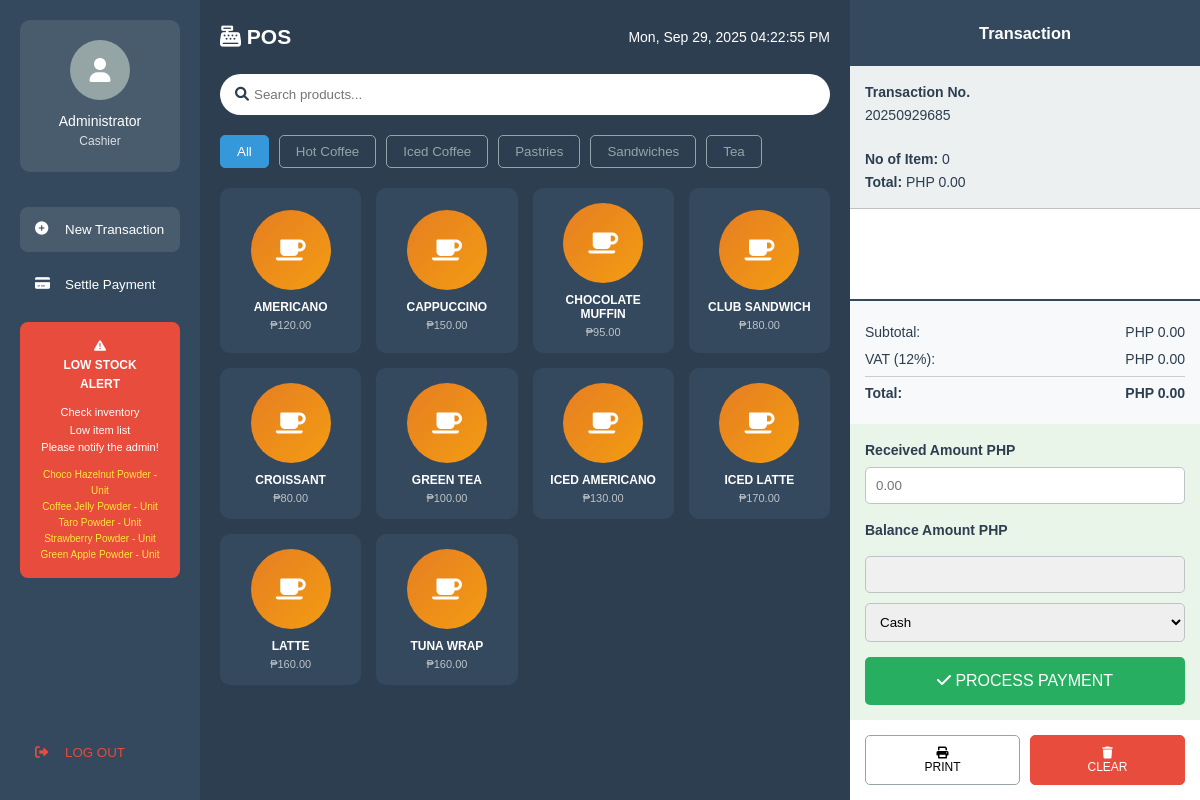
The app's page /staff/pages/pos.php (signed in) with its own data.
### tables this page shows
CREATE TABLE `categories` (
    `category_id` INT(11) NOT NULL AUTO_INCREMENT,
    `category_name` VARCHAR(100) NOT NULL,
    `description` TEXT,
    `status` ENUM('active', 'inactive') NOT NULL DEFAULT 'active',
    `created_at` TIMESTAMP DEFAULT CURRENT_TIMESTAMP,
    `updated_at` TIMESTAMP DEFAULT CURRENT_TIMESTAMP ON UPDATE CURRENT_TIMESTAMP,
    PRIMARY KEY (`category_id`),
    INDEX `idx_category_name` (`category_name`)
);

CREATE TABLE `products` (
    `product_id` INT(11) NOT NULL AUTO_INCREMENT,
    `product_name` VARCHAR(100) NOT NULL,
    `category_id` INT(11) NOT NULL,
    `description` TEXT,
    `price` DECIMAL(10,2) NOT NULL,
    `cost_price` DECIMAL(10,2) NOT NULL DEFAULT 0.00,
    `barcode` VARCHAR(50) UNIQUE,
    `image_path` VARCHAR(255),
    `status` ENUM('active', 'inactive') NOT NULL DEFAULT 'active',
    `created_at` TIMESTAMP DEFAULT CURRENT_TIMESTAMP,
    `updated_at` TIMESTAMP DEFAULT CURRENT_TIMESTAMP ON UPDATE CURRENT_TIMESTAMP,
    PRIMARY KEY (`product_id`),
    FOREIGN KEY (`category_id`) REFERENCES `categories`(`category_id`) ON DELETE CASCADE,
    INDEX `idx_product_name` (`product_name`),
    INDEX `idx_barcode` (`barcode`),
    INDEX `idx_category_id` (`category_id`)
);

### includes/database.php (called while the page is built, shortened)
<?php
class Database {
    private $host = 'localhost';
    private $dbname = '9bar_pos';
    private $username = 'root';
    private $password = '';
    private $charset = 'utf8mb4';
    private $pdo;
    private function connect() {
        $dsn = "mysql:host={$this->host};dbname={$this->dbname};charset={$this->charset}";
        $options = [
            PDO::ATTR_ERRMODE => PDO::ERRMODE_EXCEPTION,
            PDO::ATTR_DEFAULT_FETCH_MODE => PDO::FETCH_ASSOC,
            PDO::ATTR_EMULATE_PREPARES => false,
        ];
        try {
            $this->pdo = new PDO($dsn, $this->username, $this->password, $options);
        } catch (PDOException $e) {
            throw new PDOException($e->getMessage(), (int)$e->getCode());
        }
    }
    public function query($sql, $params = []) {
        try {
            $stmt = $this->pdo->prepare($sql);
            $stmt->execute($params);
            return $stmt;
        } catch (PDOException $e) {
            throw new PDOException($e->getMessage(), (int)$e->getCode());
        }
    }
    public function fetchAll($sql, $params = []) {
        $stmt = $this->query($sql, $params);
        return $stmt->fetchAll();
    }
}
?>

### includes/auth.php (called while the page is built, shortened)
<?php
class Auth {
    public function isLoggedIn() {
        return isset($_SESSION['logged_in']) && $_SESSION['logged_in'] === true;
    }
    public function getCurrentUser() {
        if ($this->isLoggedIn()) {
            return [
                'user_id' => $_SESSION['user_id'],
                'username' => $_SESSION['username'],
                'full_name' => $_SESSION['full_name'],
                'role' => $_SESSION['role']
            ];
        }
        return null;
    }
}
?>

### includes/functions.php (called while the page is built, shortened)
<?php
class ProductManager {
    private $db;
    public function __construct($database) {
        $this->db = $database;
    }
    public function getAllProducts() {
        $sql = "SELECT p.*, c.category_name, i.current_stock, i.minimum_stock
                FROM products p
                LEFT JOIN categories c ON p.category_id = c.category_id
                LEFT JOIN inventory i ON p.product_id = i.product_id
                WHERE p.status = 'active'
                ORDER BY p.product_name";
        return $this->db->fetchAll($sql);
    }
}
?>

### staff/pages/pos.php (the view, shortened to what this page needs)
<?php
require_once '../../includes/database.php';
require_once '../../includes/auth.php';
require_once '../../includes/functions.php';
try {
    $db = new Database();
    $auth = new Auth($db);
} catch (Exception $e) {
    die("Database connection failed: " . $e->getMessage());
}
$auth->requireLogin();
$user = $auth->getCurrentUser();
$productManager = new ProductManager($db);
$products = $productManager->getAllProducts();
$categories = $db->fetchAll("SELECT * FROM categories ORDER BY category_name");
$cartTotal = 0;
$cartQuantity = 0;
$taxAmount = $cartTotal * 0.12;
$grandTotal = $cartTotal + $taxAmount;
?>
<!DOCTYPE html>
<html lang="en">
<head>
    <link rel="stylesheet" href="../../assets/css/style.css">
    <link href="https://cdnjs.cloudflare.com/ajax/libs/font-awesome/6.0.0/css/all.min.css" rel="stylesheet">
</head>
<body>
    <div class="pos-container">
        <div class="pos-sidebar">
            <div class="cashier-info">
                <div class="cashier-avatar">
                    <i class="fas fa-user"></i>
                </div>
                <div class="cashier-name"><?php echo htmlspecialchars($user['full_name']); ?></div>
                <div style="font-size: 12px; opacity: 0.8;">Cashier</div>
            </div>
            <button class="pos-nav-item active" onclick="newTransaction()">
                <i class="fas fa-plus-circle"></i>
                <span>New Transaction</span>
            </button>
            <button class="pos-nav-item" onclick="settlePayment()">
                <i class="fas fa-credit-card"></i>
                <span>Settle Payment</span>
            </button>
            <div class="low-stock-alert">
                <i class="fas fa-exclamation-triangle"></i><br>
                <strong>LOW STOCK<br>ALERT</strong><br>
                <div style="margin: 10px 0; font-size: 11px;">
                    Check inventory<br>
                    Low item list<br>
                    Please notify the admin!
                </div>
                <div style="color: #ffeb3b; font-size: 10px;">
                    Choco Hazelnut Powder - Unit<br>
                    Coffee Jelly Powder - Unit<br>
                    Taro Powder - Unit<br>
                    Strawberry Powder - Unit<br>
                    Green Apple Powder - Unit
                </div>
            </div>
            <button class="pos-nav-item" onclick="window.location.href='?action=logout'" style="margin-top: auto; color: #e74c3c;">
                <i class="fas fa-sign-out-alt"></i>
                <span>LOG OUT</span>
            </button>
        </div>
        <div class="pos-main">
            <div class="pos-header">
                <h2><i class="fas fa-cash-register"></i> POS</h2>
                <div style="font-size: 14px;">
                    <?php echo date('D, M d, Y h:i:s A'); ?>
                </div>
            </div>
            <div class="search-bar">
                <i class="fas fa-search"></i>
                <input type="text" id="searchInput" placeholder="Search products..." onkeyup="searchProducts()">
            </div>
            <div class="category-filters">
                <button class="filter-btn active" onclick="filterProducts('all')">All</button>
                <?php foreach ($categories as $category): ?>
                <button class="filter-btn" onclick="filterProducts('<?php echo $category['category_id']; ?>')">
                    <?php echo htmlspecialchars($category['category_name']); ?>
                </button>
                <?php endforeach; ?>
            </div>
            <div class="products-grid" id="productsGrid">
                <?php foreach ($products as $product): ?>
                <button class="product-card" data-category="<?php echo $product['category_id']; ?>"
                        onclick="addToCart(<?php echo $product['product_id']; ?>)">
                    <div class="product-image">
                        <i class="fas fa-coffee"></i>
                    </div>
                    <div class="product-name"><?php echo strtoupper(htmlspecialchars($product['product_name'])); ?></div>
                    <div class="product-price">₱<?php echo number_format($product['price'], 2); ?></div>
                </button>
                <?php endforeach; ?>
            </div>
        </div>
        <div class="pos-cart">
            <div class="cart-header">
                <h3>Transaction</h3>
            </div>
            <div class="transaction-info">
                <div><strong>Transaction No.</strong></div>
                <div id="transactionNo"><?php echo date('Ymd') . str_pad(rand(1,999), 3, '0', STR_PAD_LEFT); ?></div>
                <br>
                <div><strong>No of Item:</strong> <span id="itemCount"><?php echo $cartQuantity; ?></span></div>
                <div><strong>Total:</strong> PHP <span id="cartTotal"><?php echo number_format($grandTotal, 2); ?></span></div>
            </div>
            <div class="cart-items" id="cartItems">
            </div>
            <div class="cart-summary">
                <div class="summary-row">
                    <span>Subtotal:</span>
                    <span>PHP <span id="subtotal"><?php echo number_format($cartTotal, 2); ?></span></span>
                </div>
                <div class="summary-row">
                    <span>VAT (12%):</span>
                    <span>PHP <span id="taxAmount"><?php echo number_format($taxAmount, 2); ?></span></span>
                </div>
                <div class="summary-row" style="font-weight: bold; border-top: 1px solid #ccc; padding-top: 5px;">
                    <span>Total:</span>
                    <span>PHP <span id="grandTotal"><?php echo number_format($grandTotal, 2); ?></span></span>
                </div>
            </div>
            <div class="payment-section">
                <div><strong>Received Amount PHP</strong></div>
                <input type="number" class="payment-input" id="receivedAmount" placeholder="0.00" step="0.01">
                <div style="margin: 10px 0;"><strong>Balance Amount PHP</strong></div>
                <input type="text" class="payment-input" id="balanceAmount" readonly style="background: #f0f0f0;">
                <select class="payment-input" id="paymentMethod">
                    <option value="cash">Cash</option>
                </select>
                <button class="pay-btn" onclick="processPayment()">
                    <i class="fas fa-check"></i> PROCESS PAYMENT
                </button>
            </div>
            <div class="pos-actions">
                <button class="action-btn" onclick="printReceipt()">
                    <i class="fas fa-print"></i><br>PRINT
                </button>
                <button class="action-btn clear-btn" onclick="clearCart()">
                    <i class="fas fa-trash"></i><br>CLEAR
                </button>
            </div>
        </div>
    </div>
</body>
</html>

### assets/css/style.css (style rules this page uses)
:root { --primary-color: #2c3e50; --secondary-color: #34495e; --accent-color: #e67e22; --background-light: #ecf0f1; --background-dark: #34495e; --text-dark: #2c3e50; --text-light: #ffffff; --text-muted: #95a5a6; --border-color: #bdc3c7; --shadow-light: rgba(0, 0, 0, 0.1); --shadow-medium: rgba(0, 0, 0, 0.15); --success-color: #27ae60; --warning-color: #f39c12; --danger-color: #e74c3c; --info-color: #3498db; }
* { margin: 0; padding: 0; box-sizing: border-box; }
body { font-family: 'Segoe UI', Tahoma, Geneva, Verdana, sans-serif; background-color: var(--background-light); color: var(--text-dark); line-height: 1.6; font-size: 14px; }

### staff/pages/pos.php (style rules this page uses)
.pos-container { display: flex; height: 100vh; background: #2c3e50; font-family: Arial, sans-serif; }
.pos-sidebar { width: 200px; background: #34495e; color: white; padding: 20px; display: flex; flex-direction: column; }
.cashier-info { text-align: center; margin-bottom: 30px; padding: 20px; background: rgba(255,255,255,0.1); border-radius: 10px; }
.cashier-avatar { width: 60px; height: 60px; background: #95a5a6; border-radius: 50%; margin: 0 auto 10px; display: flex; align-items: center; justify-content: center; font-size: 24px; }
.pos-nav-item { display: flex; align-items: center; padding: 15px; margin: 5px 0; border-radius: 8px; text-decoration: none; color: white; transition: background 0.3s; cursor: pointer; border: none; background: none; width: 100%; text-align: left; }
.pos-nav-item:hover, .pos-nav-item.active { background: rgba(255,255,255,0.1); }
.pos-nav-item i { margin-right: 10px; width: 20px; }
.low-stock-alert { background: #e74c3c; margin: 10px 0; border-radius: 8px; padding: 15px; text-align: center; font-size: 12px; }
.pos-main { flex: 1; background: #2c3e50; padding: 20px; overflow-y: auto; }
.pos-header { display: flex; justify-content: space-between; align-items: center; margin-bottom: 20px; color: white; }
.search-bar { display: flex; align-items: center; background: white; border-radius: 25px; padding: 8px 15px; margin-bottom: 20px; }
.search-bar input { border: none; outline: none; padding: 5px; flex: 1; }
.category-filters { display: flex; gap: 10px; margin-bottom: 20px; }
.filter-btn { padding: 8px 16px; border: 1px solid #95a5a6; background: transparent; color: #95a5a6; border-radius: 5px; cursor: pointer; transition: all 0.3s; }
.filter-btn:hover, .filter-btn.active { background: #3498db; color: white; border-color: #3498db; }
.products-grid { display: grid; grid-template-columns: repeat(auto-fill, minmax(140px, 1fr)); gap: 15px; }
.product-card { background: #34495e; border-radius: 10px; padding: 15px; text-align: center; cursor: pointer; transition: transform 0.2s; color: white; border: none; }
.product-image { width: 80px; height: 80px; background: linear-gradient(135deg, #e67e22, #f39c12); border-radius: 50%; margin: 0 auto 10px; display: flex; align-items: center; justify-content: center; font-size: 24px; color: white; }
.product-name { font-size: 12px; font-weight: bold; margin-bottom: 5px; }
.product-price { font-size: 11px; color: #bdc3c7; }
.pos-cart { width: 350px; background: white; display: flex; flex-direction: column; }
.cart-header { background: #34495e; color: white; padding: 20px; text-align: center; }
.transaction-info { padding: 15px; background: #ecf0f1; border-bottom: 1px solid #bdc3c7; }
.cart-items { flex: 1; overflow-y: auto; max-height: 300px; }
.cart-summary { padding: 15px; background: #f8f9fa; border-top: 2px solid #34495e; }
.summary-row { display: flex; justify-content: space-between; margin: 5px 0; }
.payment-section { padding: 15px; background: #e8f5e8; }
.payment-input { width: 100%; padding: 10px; margin: 5px 0; border: 1px solid #bdc3c7; border-radius: 5px; }
.pay-btn { width: 100%; padding: 15px; background: #27ae60; color: white; border: none; border-radius: 5px; font-size: 16px; cursor: pointer; margin-top: 10px; }
.pos-actions { padding: 15px; display: flex; gap: 10px; }
.action-btn { flex: 1; padding: 10px; border: 1px solid #95a5a6; background: white; cursor: pointer; border-radius: 5px; font-size: 12px; }
.clear-btn { background: #e74c3c; color: white; border-color: #e74c3c; }

### records on screen
categories: category_name "Hot Coffee"
categories: category_name "Iced Coffee"
categories: category_name "Pastries"
categories: category_name "Sandwiches"
categories: category_name "Tea"
products: product_name "AMERICANO", price "120.00"
products: product_name "CAPPUCCINO", price "150.00"
products: product_name "CHOCOLATE MUFFIN", price "95.00"
products: product_name "CLUB SANDWICH", price "180.00"
products: product_name "CROISSANT", price "80.00"
products: product_name "GREEN TEA", price "100.00"
products: product_name "ICED AMERICANO", price "130.00"
products: product_name "ICED LATTE", price "170.00"
products: product_name "LATTE", price "160.00"
products: product_name "TUNA WRAP", price "160.00"

### other values on screen
$user['full_name'] "Administrator"
$cartQuantity "0"
$grandTotal "0.00"
$cartTotal "0.00"
$taxAmount "0.00"
